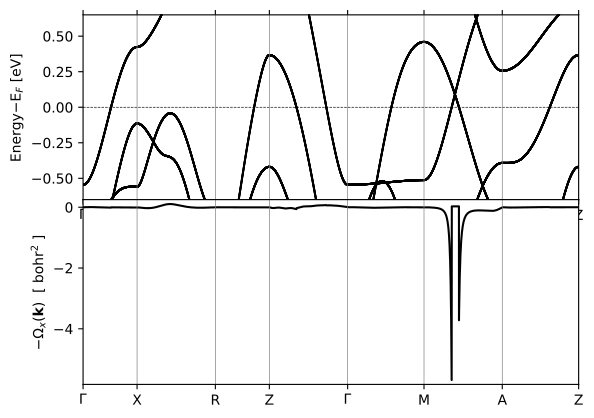

Python code for this plot:
import pylab as pl
import numpy as np
from matplotlib.gridspec import GridSpec
tick_labels=[]
tick_locs=[]
tick_labels.append('$\Gamma$')
tick_locs.append(0)
tick_labels.append(' X'.strip())
tick_locs.append(    0.691905)
tick_labels.append(' R'.strip())
tick_locs.append(    1.694871)
tick_labels.append(' Z'.strip())
tick_locs.append(    2.386776)
tick_labels.append('$\Gamma$')
tick_locs.append(    3.389743)
tick_labels.append(' M'.strip())
tick_locs.append(    4.368243)
tick_labels.append(' A'.strip())
tick_locs.append(    5.371210)
tick_labels.append(' Z'.strip())
tick_locs.append(    6.349711)
fig = pl.figure()
gs = GridSpec(2, 1,hspace=0.00)
axes1 = pl.subplot(gs[0, 0:])
data = np.loadtxt('RuO2-bands.dat')
x=data[:,0]
y=data[:,1]-   12.252300
pl.scatter(x,y,color='k',marker='+',s=0.1)
pl.xlim([0,max(x)])
pl.ylim([-0.65,0.65]) # Adjust this range as needed
pl.plot([tick_locs[0],tick_locs[-1]],[0,0],color='black',linestyle='--',linewidth=0.5)
pl.xticks(tick_locs,tick_labels)
for n in range(1,len(tick_locs)):
   pl.plot([tick_locs[n],tick_locs[n]],[pl.ylim()[0],pl.ylim()[1]],color='gray',linestyle='-',linewidth=0.5)
pl.ylabel('Energy$-$E$_F$ [eV]')
pl.tick_params(axis='x',which='both',bottom='off',top='off',labelbottom='off')
axes2 = pl.subplot(gs[1, 0:])
data = np.loadtxt('RuO2-curv.dat')
x=data[:,0]
y=data[:,1]
pl.plot(x,y,color='k')
pl.xlim([0,max(x)])
pl.ylim([min(y)-0.025*(max(y)-min(y)),max(y)+0.025*(max(y)-min(y))])
pl.xticks(tick_locs,tick_labels)
for n in range(1,len(tick_locs)):
   pl.plot([tick_locs[n],tick_locs[n]],[pl.ylim()[0],pl.ylim()[1]],color='gray',linestyle='-',linewidth=0.5)
pl.ylabel('$-\Omega_x(\mathbf{k})$  [ bohr$^2$ ]')
outfile = 'RuO2-bands+curv_x.pdf'
pl.savefig(outfile,bbox_inches='tight')
pl.show()
